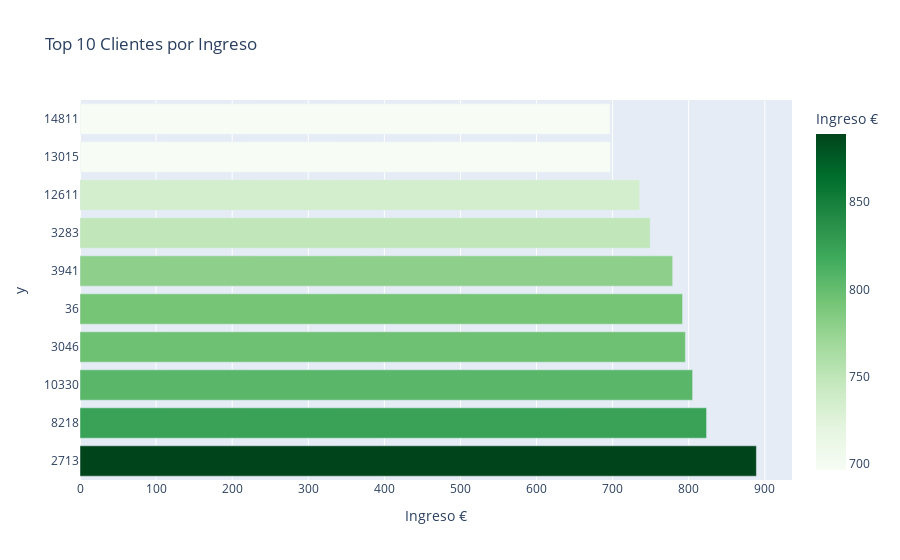

The cell this chart's notebook holds for it:
### Markdown cell above
### TOP 10 CLIENTES

### Code cell
gasto_por_cliente = df_final.groupby("id_cliente")["ingreso_reserva"].sum().reset_index()

top_10_clientes = gasto_por_cliente.sort_values(by="ingreso_reserva", ascending=False).head(10)

fig = px.bar(
    top_10_clientes, 
    x="ingreso_reserva", 
    y=top_10_clientes["id_cliente"].astype(str),  # Convertir ID a string para evitar errores en el eje Y
    orientation="h",  
    title="Top 10 Clientes por Ingreso",
    labels={"ingreso_reserva": "Ingreso €", "id_cliente": "ID Cliente"},
    color="ingreso_reserva",  # Dar color en función del ingreso
    color_continuous_scale="Greens"  # Escala de colores
)

fig.show()

### Figure 1 — Plotly figure (JSON) as saved in the notebook; plotly's stock layout.template omitted (floating-point values rounded to 4 significant figures)
{"data": [{"hovertemplate": "Ingreso €=%{marker.color}<br>y=%{y}<extra></extra>", "legendgroup": "", "marker": {"color": [888.9, 823.4, 805.1, 795.6, 791.9, 778.9, 749.4, 735.6, 697.0, 696.6], "coloraxis": "coloraxis", "pattern": {"shape": ""}}, "name": "", "orientation": "h", "showlegend": false, "textposition": "auto", "type": "bar", "x": [888.9, 823.4, 805.1, 795.6, 791.9, 778.9, 749.4, 735.6, 697.0, 696.6], "xaxis": "x", "y": ["2713", "8218", "10330", "3046", "36", "3941", "3283", "12611", "13015", "14811"], "yaxis": "y"}], "layout": {"barmode": "relative", "coloraxis": {"colorbar": {"title": {"text": "Ingreso €"}}, "colorscale": [[0, "rgb(247,252,245)"], [0.125, "rgb(229,245,224)"], [0.25, "rgb(199,233,192)"], [0.375, "rgb(161,217,155)"], [0.5, "rgb(116,196,118)"], [0.625, "rgb(65,171,93)"], [0.75, "rgb(35,139,69)"], [0.875, "rgb(0,109,44)"], [1, "rgb(0,68,27)"]]}, "legend": {"tracegroupgap": 0}, "title": {"text": "Top 10 Clientes por Ingreso"}, "xaxis": {"anchor": "y", "domain": [0, 1], "title": {"text": "Ingreso €"}}, "yaxis": {"anchor": "x", "domain": [0, 1], "title": {"text": "y"}}}}
